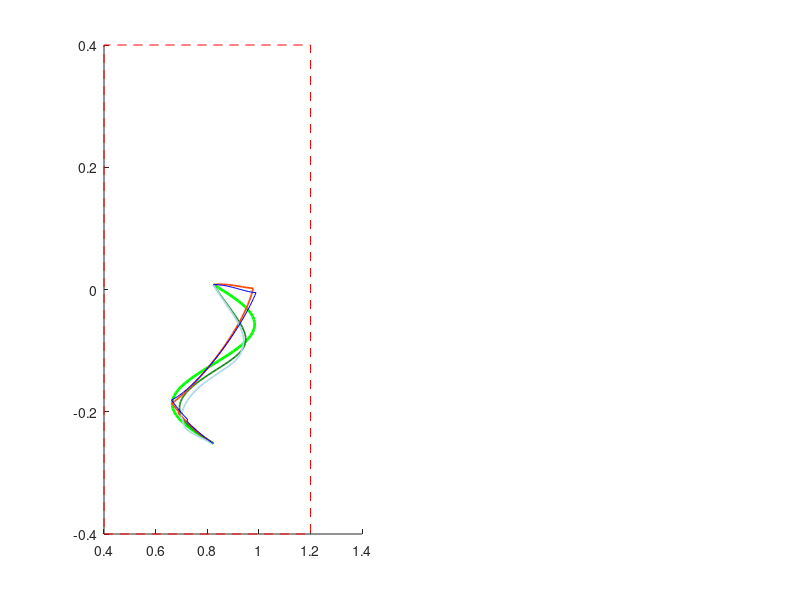

Source code (MATLAB): (Note: this script raises an error after producing the figure.)
% plotting each TO output

% Andrew SaLoutos
% 4/17/2021

% make sure functions are on path
addpath(genpath('arm_functions'))
addpath(genpath('block_functions'))

% import trajectory data
clear all

% load data
% load('multi_traj_data_linear_ikp_constr.mat');
load('multi_traj_data_sinusoid_ikp_constr.mat');

% make sure video filenames agree
filename1 = 'Figures/figure1_sinusoid_traj_ikp_constr.avi';
filename2 = 'Figures/figure2_sinusoid_traj_ikp_constr.avi';

% each should contain TO_data_plain, TO_data_meff, TO_data_link3, and
% TO_data_meff_link3

% define arm parameters
m1 = 1;                 m2 = 1;
m3 = 0.5;               m_motor = 0.5;
I1 = 0.02;              I2 = 0.02;
I3 = 0.01;              I_motor = 0.000625; % assuming radius r=0.05m
Ir = 6.25e-6;           N = 6;
l_O_m1 = 0.25;          l_A_m2 = 0.25;
l_B_m3 = 0.25;          l_OA = 0.5;
l_AB = 0.5;             l_BC = 0.5;
g = 9.81; % do I want gravity to start?
% arrange in vector
p   = [m1 m2 m3 m_motor I1 I2 I3 I_motor Ir N l_O_m1 l_A_m2 l_B_m3 l_OA l_AB l_BC g]';


% iterate through each trajectory and plot
N = size(TO_data_plain,2);

% struct to save frames for video
F1(N) = struct('cdata',[],'colormap',[]);
F2(N) = struct('cdata',[],'colormap',[]);

for ii=1:N
    if ischar(TO_data_plain(ii).data) || ischar(TO_data_meff(ii).data) || ischar(TO_data_link3(ii).data) || ischar(TO_data_meff_link3(ii).data)
        % bad TO outputs, just don't plot?
        figure(1); clf;
        plt_title = sprintf('Optimized trajectory and effective mass for reference trajectory #%d', ii);
        sgtitle(plt_title);
        % save figure as frame
        F1(ii) = getframe(gcf);
        figure(2); clf;
        plt_title = sprintf('Tracking errors for reference trajectory #%d', ii);
        sgtitle(plt_title);
        % save figure as frame
        F2(ii) = getframe(gcf);
        continue
    end

    time_vec = TO_data_plain(ii).time;
    des_pts = TO_data_plain(ii).pts;
    
    X = TO_data_plain(ii).data;
    X_m = TO_data_meff(ii).data;
    X_l3 = TO_data_link3(ii).data;
    X_m_l3 = TO_data_meff_link3(ii).data;

    act_pts = X.p;
    act_pts_m = X_m.p;
    act_pts_l3 = X_l3.p;
    act_pts_m_l3 = X_m_l3.p;

    meff = X.meff;
    meff_m = X_m.meff;
    meff_l3 = X_l3.meff;
    meff_m_l3 = X_m_l3.meff;

    verr = X.v(3,:);
    verr_m = X_m.v(3,:);
    verr_l3 = X_l3.v(3,:);
    verr_m_l3 = X_m_l3.v(3,:);

    q0 = X.q(:,1);
    qf = X.q(:,end);
    q0_m = X_m.q(:,1);
    qf_m = X_m.q(:,end);
    q0_l3 = X_l3.q(:,1);
    qf_l3 = X_l3.q(:,end);
    q0_m_l3 = X_m_l3.q(:,1);
    qf_m_l3 = X_m_l3.q(:,end);

    % plot desired and actual trajectories
    figure(1); clf; 
    subplot(1,2,1); hold on;

    % trajectories
    plot(des_pts(1,:),des_pts(2,:),'g','LineWidth',2.0);
    plot(act_pts(1,:),act_pts(2,:),'Color',[0.1, 0.55, 0.1],'LineWidth',1.25);
    plot(act_pts_m(1,:),act_pts_m(2,:),'Color',[1.0, 0.27, 0],'LineWidth',1.25);
    plot(act_pts_l3(1,:),act_pts_l3(2,:),'Color',[0.68, 0.85, 0.9],'LineWidth',1.25);
    plot(act_pts_m_l3(1,:),act_pts_m_l3(2,:),'b');
    % arena
    x_a = [0.4, 1.2, 1.2, 0.4, 0.4];
    y_a = [-0.4, -0.4, 0.4, 0.4, -0.4];
    plot(x_a,y_a,'r--');
    % initial and final joint configurations
    % lighter plots are without meff in optimization
    kp0_m_l3 = keypoints_arm(q0_m_l3,p);
    rA0_m_l3 = kp0_m_l3(:,1);
    rB0_m_l3 = kp0_m_l3(:,2);
    rC0_m_l3 = kp0_m_l3(:,3);
    plot([0 rA0_m_l3(1)],[0 rA0_m_l3(2)],'Color',[0.3,0.3,0.3],'LineWidth',2);
    plot([rA0_m_l3(1) rB0_m_l3(1)],[rA0_m_l3(2) rB0_m_l3(2)],'Color',[0.3,0.3,0.3],'LineWidth',2);
    plot([rB0_m_l3(1) rC0_m_l3(1)],[rB0_m_l3(2) rC0_m_l3(2)],'Color',[0.3,0.3,0.3],'LineWidth',2);
    plot([0 rA0_m_l3(1) rB0_m_l3(1)],[0 rA0_m_l3(2) rB0_m_l3(2)],'o','Color',[0.3,0.3,0.3],'MarkerSize',5,'MarkerFaceColor',[0.3,0.3,0.3]);
    kpf_m_l3 = keypoints_arm(qf_m_l3,p);
    rAf_m_l3 = kpf_m_l3(:,1);
    rBf_m_l3 = kpf_m_l3(:,2);
    rCf_m_l3 = kpf_m_l3(:,3);
    plot([0 rAf_m_l3(1)],[0 rAf_m_l3(2)],'Color',[0.45,0.45,0.45],'LineWidth',2);
    plot([rAf_m_l3(1) rBf_m_l3(1)],[rAf_m_l3(2) rBf_m_l3(2)],'Color',[0.45,0.45,0.45],'LineWidth',2);
    plot([rBf_m_l3(1) rCf_m_l3(1)],[rBf_m_l3(2) rCf_m_l3(2)],'Color',[0.45,0.45,0.45],'LineWidth',2);
    plot([0 rAf_m_l3(1) rBf_m_l3(1)],[0 rAf_m_l3(2) rBf_m_l3(2)],'o','Color',[0.45,0.45,0.45],'MarkerSize',5,'MarkerFaceColor',[0.45,0.45,0.45]);

    xlabel('X'); ylabel('Y'); legend({'Des','TO plain','TO w/ m_{eff}', 'TO w/ link3', 'TO w/ both'}, 'FontSize',6);
    axis equal; 
%     xlim([-0.5,1.5]); ylim([-1.0,1.0]);
    xlim([-0.1, 1.5]); ylim([-0.7,0.7]);

    % plot effective mass over time
    meff(1,1) = meff(1,2);
    meff_m(1,1) = meff_m(1,2); % shouldn't be any velocity at t=0 (just numerical noise from optimization), set to meff at next time-step for nice visuals 
    meff_l3(1,1) = meff_l3(1,2);
    meff_m_l3(1,1) = meff_m_l3(1,2);
    subplot(1,2,2); hold on;
    plot(time_vec,meff(1,:),'LineWidth',1.25); % add 'o-'
    plot(time_vec,meff_m(1,:),'LineWidth',1.25);
    plot(time_vec,meff_l3(1,:),'LineWidth',1.25);
    plot(time_vec,meff_m_l3(1,:),'LineWidth',1.25);
%     plot(time_vec,meff(2,:),'LineWidth',1.25);
%     plot(time_vec,meff(3,:),'LineWidth',1.25);
    xlabel('Time'); ylabel('m_{eff}'); 
%     legend('Actual','Min','Max');
    legend({'TO plain', 'TO w/ m_{eff}', 'TO w/ link3', 'TO w/ both'},'FontSize',6);
    ylim([0, 1.5]);

    plt_title = sprintf('Optimized trajectory and effective mass for reference trajectory #%d', ii);
    sgtitle(plt_title);

    % save figure as frame
    F1(ii) = getframe(gcf);

    % also plot velocity and position tracking error over time
    figure(2); clf; % TODO: eventually combine with other figure?
    subplot(1,2,1); hold on;
    plot(time_vec, act_pts(3,:),'LineWidth',1.25);
    plot(time_vec, act_pts_m(3,:),'LineWidth',1.25);
    plot(time_vec, act_pts_l3(3,:),'LineWidth',1.25);
    plot(time_vec, act_pts_m_l3(3,:),'LineWidth',1.25);
    xlabel('Time'); ylabel('Position Error');
%     legend('TO plain', 'TO w/ m_{eff}', 'TO w/ link3', 'TO w/ both');
    subplot(1,2,2); hold on;
    plot(time_vec, verr, 'LineWidth',1.25);
    plot(time_vec, verr_m, 'LineWidth',1.25);
    plot(time_vec, verr_l3, 'LineWidth',1.25);
    plot(time_vec, verr_m_l3,'LineWidth',1.25);
    xlabel('Time'); ylabel('Velocity Error');
    legend('TO plain', 'TO w/ m_{eff}', 'TO w/ link3', 'TO w/ both');

    plt_title = sprintf('Tracking errors for reference trajectory #%d', ii);
    sgtitle(plt_title);

    % save figure as frame
    F2(ii) = getframe(gcf);
    
    
    % stop between each trajectory?
%     pause(0.5);
%     pause;
    % TODO: make this a timed pause and record the animation as a video?
    
end

% write videos here
disp('Writing videos...');

v1 = VideoWriter(filename1);
v1.FrameRate = 30; % optional: control frame rate
open(v1)
for ii=1:N % for each trajectory
    for jj=1:60 % write 60 frames (two seconds) to video
        writeVideo(v1,F1(ii));
    end
end
close(v1)
v2 = VideoWriter(filename2);
v2.FrameRate = 30; % optional: control frame rate
open(v2)
for ii=1:N % for each trajectory
    for jj=1:60 % write 60 frames (two seconds) to video
        writeVideo(v2,F2(ii));
    end
end
close(v2)
disp('...done!');
